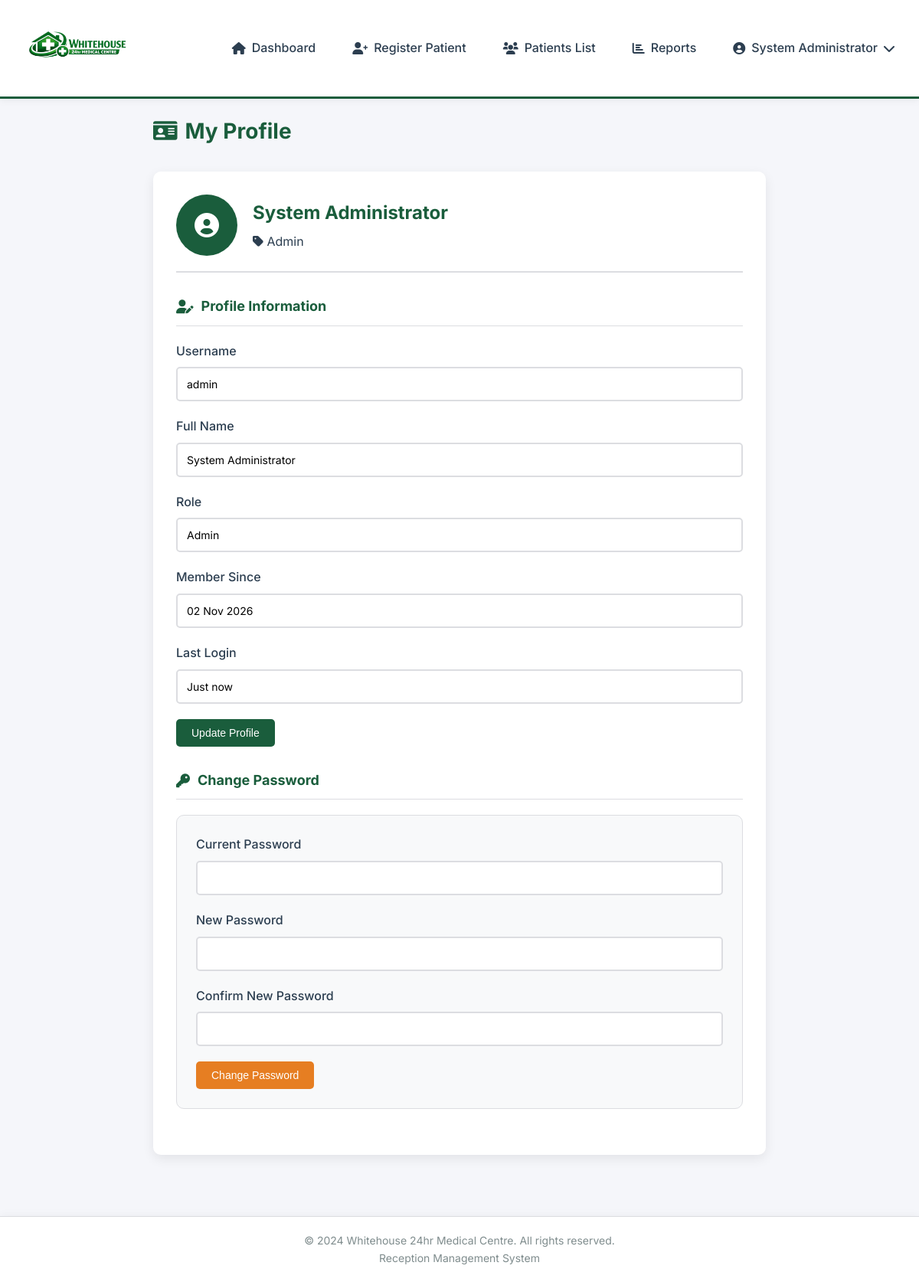
The page /pages/profile.php (signed in) on the database its author committed.
### tables this page shows
CREATE TABLE users (
    user_id INT PRIMARY KEY AUTO_INCREMENT,
    username VARCHAR(50) UNIQUE NOT NULL,
    password VARCHAR(255) NOT NULL,
    full_name VARCHAR(100) NOT NULL,
    role ENUM('admin', 'receptionist') DEFAULT 'receptionist',
    is_active BOOLEAN DEFAULT TRUE,
    created_at TIMESTAMP DEFAULT CURRENT_TIMESTAMP,
    last_login TIMESTAMP NULL
);

### pages/profile.php (the view, shortened to what this page needs)
<?php
$database = new Database();
$db = $database->getConnection();
$user_id = $_SESSION['user_id'] ?? 0;
$query = "SELECT * FROM users WHERE user_id = :user_id";
$stmt = $db->prepare($query);
$stmt->bindParam(':user_id', $user_id, PDO::PARAM_INT);
$stmt->execute();
$user = $stmt->fetch(PDO::FETCH_ASSOC);
include '../includes/header.php';
?>
<div class="container">
    <div class="profile-container">
        <h1 class="dashboard-title"><i class="fas fa-id-card"></i> My Profile</h1>
        <div class="profile-card">
            <div class="profile-header">
                <div class="profile-avatar"><i class="fas fa-user-circle"></i></div>
                <div class="profile-title">
                    <h2><?php echo htmlspecialchars($user['full_name'] ?? 'Unknown'); ?></h2>
                    <p><i class="fas fa-tag"></i> <?php echo ucfirst($user['role'] ?? 'N/A'); ?></p>
                </div>
            </div>
            <div class="profile-section">
                <h3><i class="fas fa-user-edit"></i> Profile Information</h3>
                <form method="POST">
                    <div class="form-group"><label>Username</label><input type="text" value="<?php echo htmlspecialchars($user['username'] ?? ''); ?>" readonly></div>
                    <div class="form-group"><label>Full Name</label><input type="text" name="full_name" value="<?php echo htmlspecialchars($user['full_name'] ?? ''); ?>" required></div>
                    <div class="form-group"><label>Role</label><input type="text" value="<?php echo ucfirst($user['role'] ?? 'N/A'); ?>" readonly></div>
                    <div class="form-group"><label>Member Since</label><input type="text" value="<?php echo date('d M Y', strtotime($user['created_at'] ?? 'now')); ?>" readonly></div>
                    <div class="form-group"><label>Last Login</label><input type="text" value="<?php echo ($user['last_login'] && $user['last_login'] != '0000-00-00 00:00:00') ? date('d M Y H:i', strtotime($user['last_login'])) : 'Just now'; ?>" readonly></div>
                    <button type="submit" name="update_profile" class="btn btn-primary">Update Profile</button>
                </form>
            </div>
            <div class="profile-section">
                <h3><i class="fas fa-key"></i> Change Password</h3>
                <form method="POST" class="password-form">
                    <div class="form-group"><label>Current Password</label><input type="password" name="current_password" required></div>
                    <div class="form-group"><label>New Password</label><input type="password" name="new_password" id="new_password" required minlength="6"></div>
                    <div class="form-group"><label>Confirm New Password</label><input type="password" name="confirm_password" required></div>
                    <button type="submit" name="change_password" class="btn btn-warning">Change Password</button>
                </form>
            </div>
        </div>
    </div>
</div>
<?php include '../includes/footer.php'; ?>

### assets/css/style.css (style rules this page uses)
:root { --primary-color: #1a5d3c; --primary-light: #2d7a4f; --primary-dark: #0e3d26; --success-color: #1a5d3c; --danger-color: #c0392b; --warning-color: #e67e22; --info-color: #2c3e50; --light-color: #e8f5e9; --text-color: #2c3e50; --text-muted: #7f8c8d; --border-color: #dcdde1; --bg-color: #f5f6fa; --white: #ffffff; --shadow: 0 5px 15px rgba(0,0,0,0.08); --shadow-hover: 0 8px 25px rgba(0,0,0,0.12); --transition: all 0.3s ease; }
* { margin: 0; padding: 0; box-sizing: border-box; }
body { font-family: 'Inter', sans-serif; line-height: 1.6; color: var(--text-color); background: var(--bg-color); min-height: 100vh; display: flex; flex-direction: column; position: relative; }
body::before { content: ''; position: fixed; top: 50%; left: 50%; transform: translate(-50%, -50%); width: 600px; height: 600px; background-image: url('../images/Whitehouse24hr.png'); background-repeat: no-repeat; background-position: center; background-size: contain; opacity: 0.06; z-index: 0; pointer-events: none; }
main, .container { position: relative; z-index: 1; }
.stat-card, .table-container, .form-container, .report-card, .report-header, .profile-card, .patient-summary, .filters-section, .login-box, .info-box, .modal-content, .patient-info-card, .history-stat-card, .add-user-form, .warning-box { background: var(--white); }
.container { max-width: 1400px; margin: 0 auto; padding: 0 20px 20px 20px; }
.btn { display: inline-block; padding: 10px 20px; border: none; border-radius: 5px; font-size: 14px; font-weight: 500; cursor: pointer; text-decoration: none; transition: var(--transition); }
.btn-primary { background: var(--primary-color); color: var(--white); }
.btn-warning { background: var(--warning-color); color: var(--white); }
.dashboard-title { margin-bottom: 30px; color: var(--primary-color); font-size: 28px; display: flex; align-items: center; gap: 10px; }
.form-group { margin-bottom: 20px; }
.form-group label { display: block; margin-bottom: 8px; font-weight: 500; color: var(--text-color); }
.form-group input, .form-group select, .form-group textarea { width: 100%; padding: 12px; border: 2px solid var(--border-color); border-radius: 5px; font-size: 14px; transition: var(--transition); font-family: 'Inter', sans-serif; }
.profile-container { max-width: 800px; margin: 0 auto; }
.profile-card { background: var(--white); border-radius: 10px; padding: 30px; box-shadow: var(--shadow); animation: fadeIn 0.5s ease; }
.profile-header { display: flex; align-items: center; gap: 20px; margin-bottom: 30px; padding-bottom: 20px; border-bottom: 2px solid var(--border-color); }
.profile-avatar { width: 80px; height: 80px; background: var(--primary-color); border-radius: 50%; display: flex; align-items: center; justify-content: center; font-size: 32px; color: var(--white); }
.profile-title h2 { color: var(--primary-color); margin-bottom: 5px; }
.profile-section { margin-bottom: 30px; }
.profile-section h3 { color: var(--primary-color); margin-bottom: 20px; padding-bottom: 10px; border-bottom: 1px solid var(--border-color); display: flex; align-items: center; gap: 10px; font-size: 18px; }
.password-form { background: #f8f9fa; padding: 25px; border-radius: 10px; border: 1px solid var(--border-color); }

### rows shown on the page
users: full_name "System Administrator", role "Admin", username "admin", created_at "02 Nov 2026", last_login "Just now"

### other values the page prints
$_SESSION['full_name'] "System Administrator"
